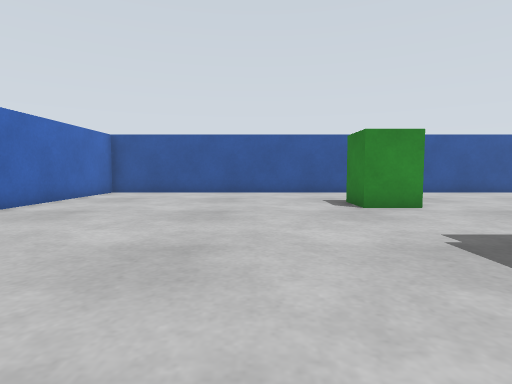
[1] (above)

23 first-person views from a walk through a Gazebo world. The camera is 0.19 m above the floor, tilts 4° down and sees 80° across. The floor is counted in squares, 0.2 m on a side. Each view is taken from the middle of a square. On the plan, view 1 faces up. The plan holds only what a view shows up to about 12 squares ahead; the rest is blank. The place goes on beyond the plan.

[2]
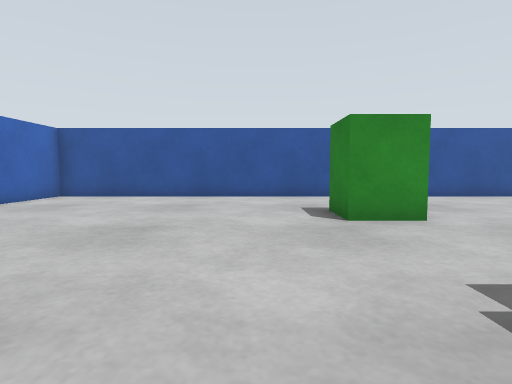

[3]
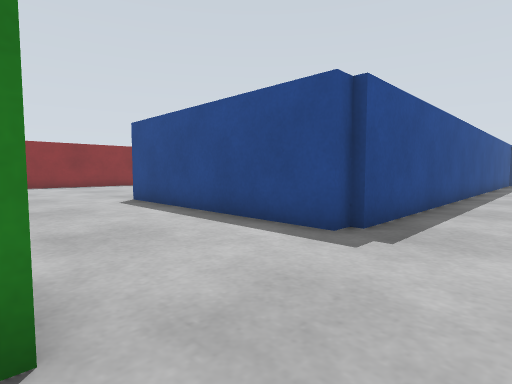

[4]
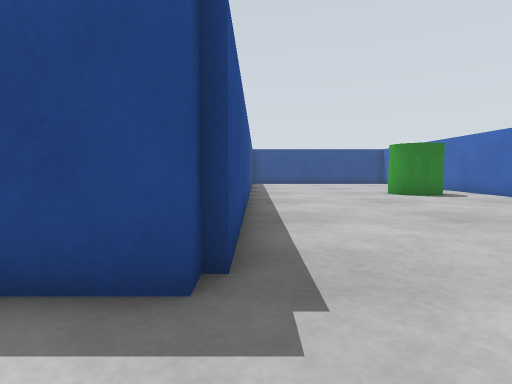

[5]
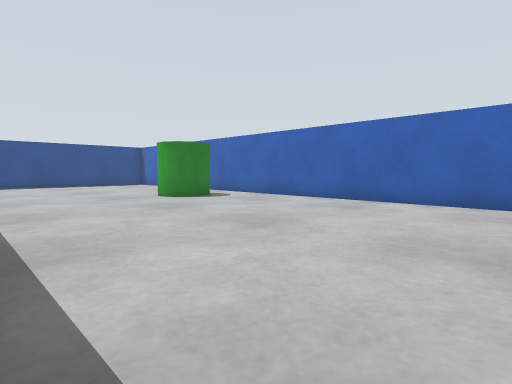

[6]
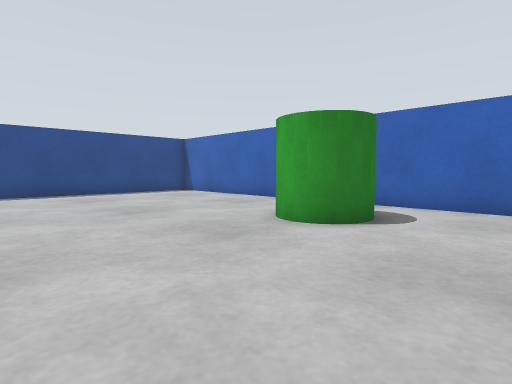

[7]
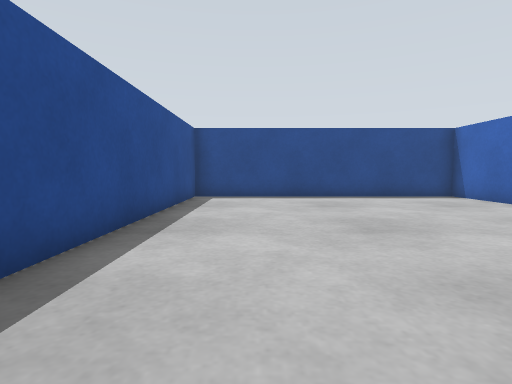

[8]
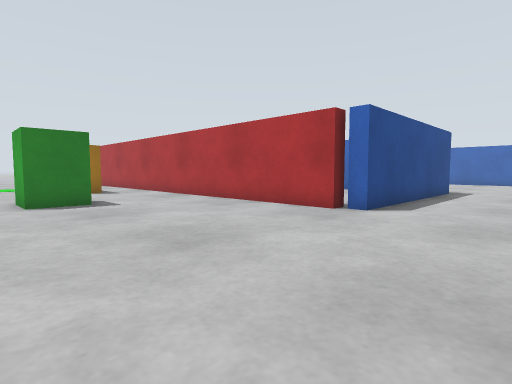

[9]
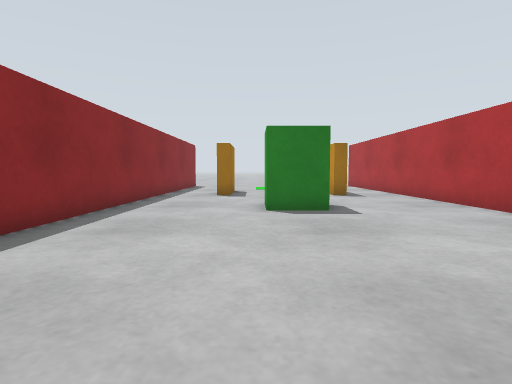

[10]
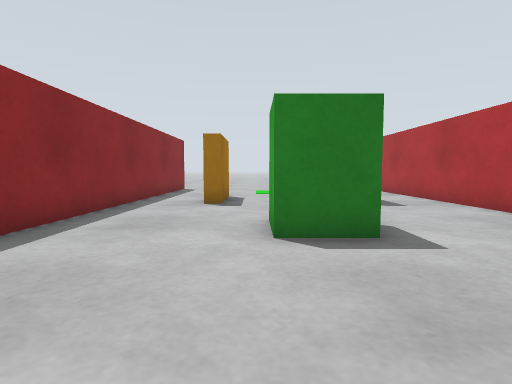

[11]
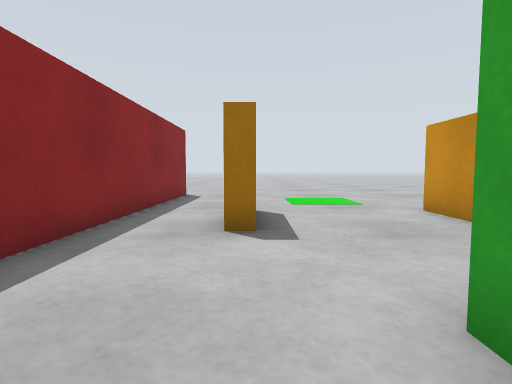

[12]
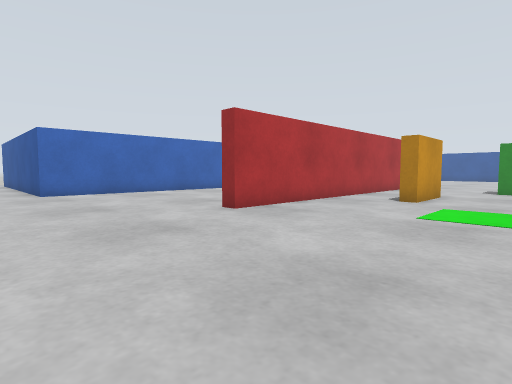

[13]
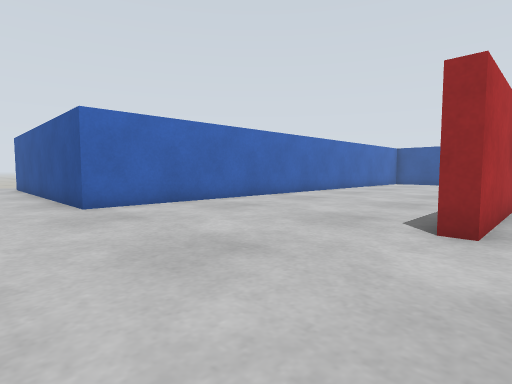

[14]
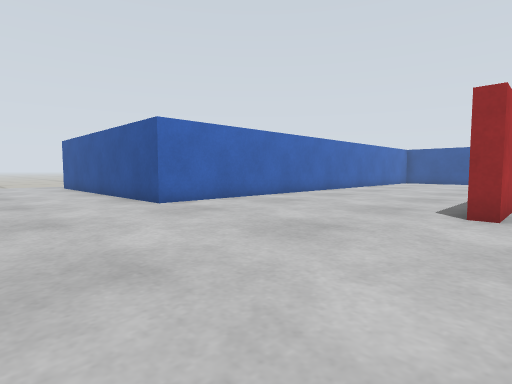

[15]
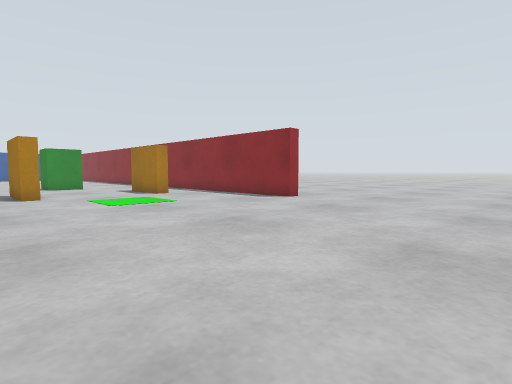

[16]
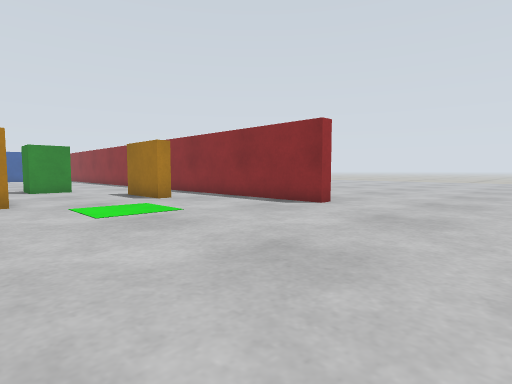

[17]
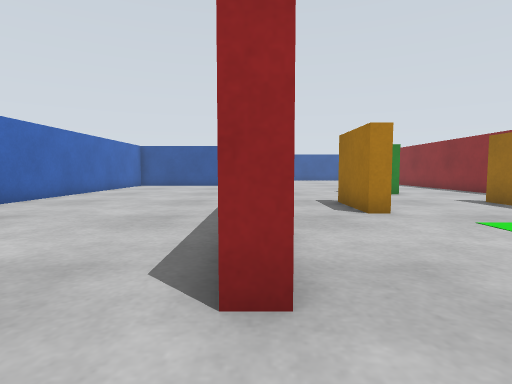

[18]
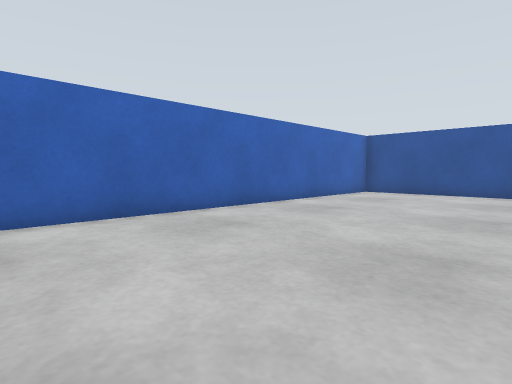

[19]
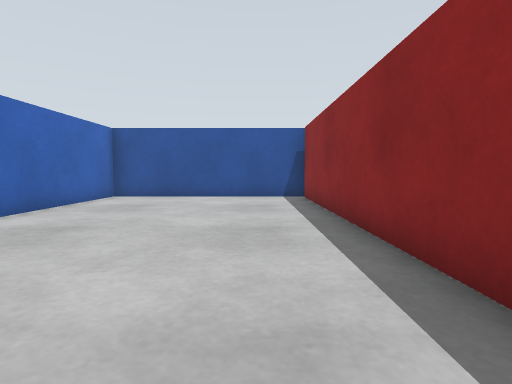

[20]
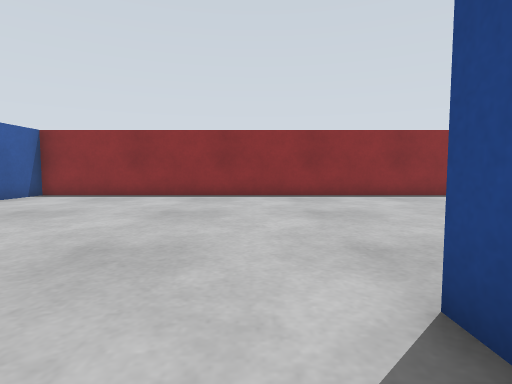

[21]
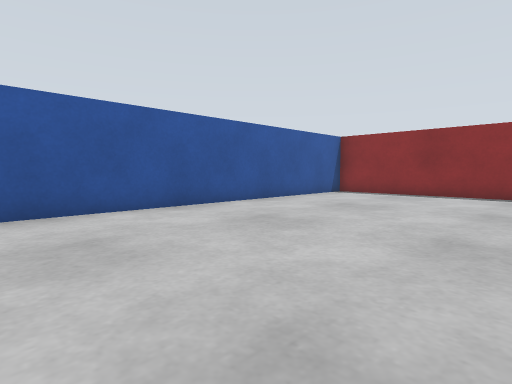

[22]
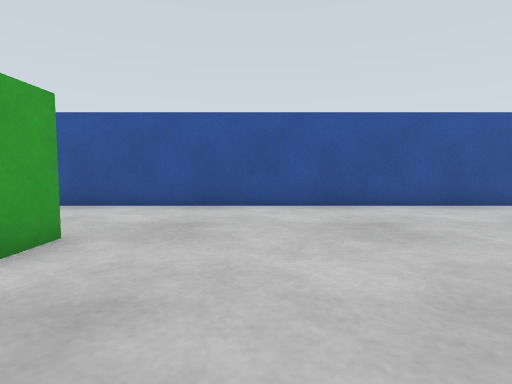

[23]
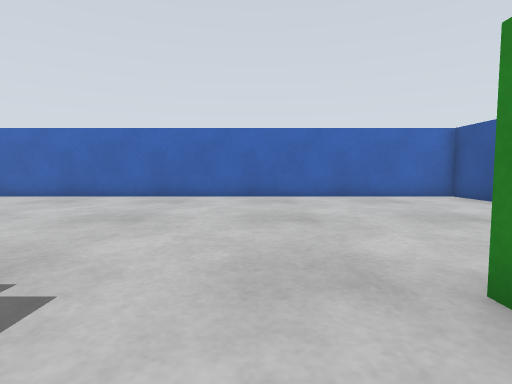

### Floor plan
Key: @ floor where view 1 was taken; # wall or solid block; . floor; B green box; C green cylinder; R orange box.
Columns run from 6 left of view 1 to 23 right of it. Each row starts with its distance up from view 1.
 13 ############################
 12 #..........................#
 11 #..........................#
 10 #..........................#
  9 #........BB................#
  8 #........BB................#
  7 #..........................#
  6 #..........................#
  5 #..........................#
  4 #.........########.........#
  3 #........#########.........#
  2 #........##......#.........#
  1 #........##......#.........#
  0 #.....@..##......#.........#
 -1 #........##......#.........#
 -2 #........##......#....B....#
 -3 #........##......#...B B...#
 -4 #........##......#....B....#
 -5 #........##......#.........#
 -6 #.CC.....##......#.........#
 -7 # CC.....##......#..R...R..#
 -8   .......##......#..R...R..#
 -9  ........##......#..R...R..#
-10 #........##......#.........#
-11 #........##......#.........#
-12 #........##......#.........#
-13 #........##......#.........#
-14 #........##......#.........#..
-15 #........##...................
-16 ###########...................
-17    #######....................
-18    ...........................
-19    ...........................
-20    ...........................
-21             .............

Where each view was taken, in squares from view 1:
view 1: 0 up, 0 right, facing up
view 2: 2 up, 1 right, facing up
view 3: 8 up, 1 right, facing down-right
view 4: 6 up, 3 right, facing down
view 5: 4 up, 3 right, facing down-left
view 6: 3 down, 2 right, facing down-left
view 7: 5 down, 1 right, facing down
view 8: 7 up, 18 right, facing down-left
view 9: 5 up, 17 right, facing down
view 10: 2 up, 17 right, facing down
view 11: 2 down, 18 right, facing down
view 12: 19 down, 17 right, facing up-left
view 13: 19 down, 12 right, facing up-left
view 14: 21 down, 12 right, facing up-left
view 15: 21 down, 12 right, facing up-right
view 16: 19 down, 13 right, facing up-right
view 17: 16 down, 11 right, facing up
view 18: 10 down, 10 right, facing up-left
view 19: 8 down, 9 right, facing up
view 20: 5 up, 9 right, facing right
view 21: 6 up, 8 right, facing up-right
view 22: 5 up, 7 right, facing up
view 23: 6 up, 5 right, facing left
